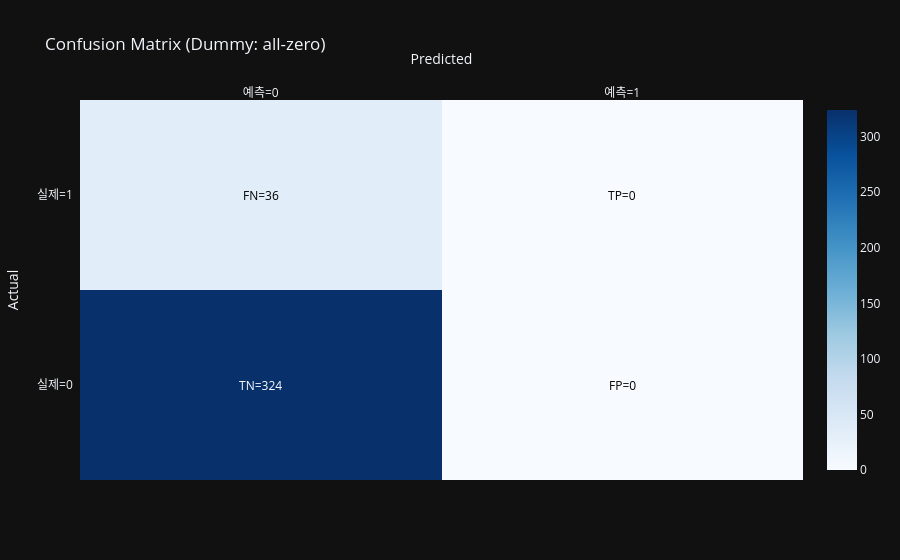

The notebook cell saved with this chart:
### Code cell
from sklearn.metrics import confusion_matrix, classification_report
import plotly.figure_factory as ff
import numpy as np

cm = confusion_matrix(y_test, fakepred, labels=[0, 1])  # 레이블 고정 추천함. 싫으면 말구요

ann = np.array([
    [f"TN={cm[0,0]}", f"FP={cm[0,1]}"],
    [f"FN={cm[1,0]}", f"TP={cm[1,1]}"]
])

fig = ff.create_annotated_heatmap(
    z=cm,
    x=["예측=0", "예측=1"],
    y=["실제=0", "실제=1"],
    annotation_text=ann,
    colorscale="Blues", showscale=True
)
fig.update_layout(
    title="Confusion Matrix (Dummy: all-zero)",
    xaxis=dict(title="Predicted"),
    yaxis=dict(title="Actual"),
    template="plotly_dark"
)
fig.show()

# classification_report 출력
print(classification_report(y_test, fakepred, digits=3, zero_division=0))

### Figure 1 — Plotly figure (JSON) as saved in the notebook; plotly's stock layout.template omitted (floating-point values rounded to 4 significant figures)
{"data": [{"colorscale": [[0, "rgb(247,251,255)"], [0.125, "rgb(222,235,247)"], [0.25, "rgb(198,219,239)"], [0.375, "rgb(158,202,225)"], [0.5, "rgb(107,174,214)"], [0.625, "rgb(66,146,198)"], [0.75, "rgb(33,113,181)"], [0.875, "rgb(8,81,156)"], [1, "rgb(8,48,107)"]], "reversescale": false, "showscale": true, "type": "heatmap", "x": ["예측=0", "예측=1"], "y": ["실제=0", "실제=1"], "z": [[324, 0], [36, 0]]}], "layout": {"annotations": [{"font": {"color": "#FFFFFF"}, "showarrow": false, "text": "TN=324", "x": "예측=0", "xref": "x", "y": "실제=0", "yref": "y"}, {"font": {"color": "#000000"}, "showarrow": false, "text": "FP=0", "x": "예측=1", "xref": "x", "y": "실제=0", "yref": "y"}, {"font": {"color": "#000000"}, "showarrow": false, "text": "FN=36", "x": "예측=0", "xref": "x", "y": "실제=1", "yref": "y"}, {"font": {"color": "#000000"}, "showarrow": false, "text": "TP=0", "x": "예측=1", "xref": "x", "y": "실제=1", "yref": "y"}], "title": {"text": "Confusion Matrix (Dummy: all-zero)"}, "xaxis": {"dtick": 1, "gridcolor": "rgb(0, 0, 0)", "side": "top", "ticks": "", "title": {"text": "Predicted"}}, "yaxis": {"dtick": 1, "ticks": "", "ticksuffix": "  ", "title": {"text": "Actual"}}}}
